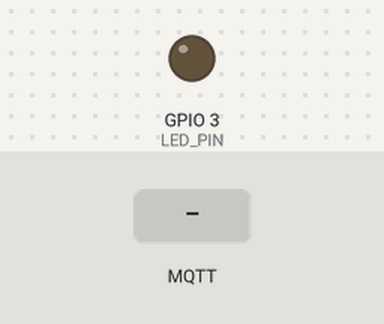
Simulated run of this sketch. Board: ESP8266 (NodeMCU). On the bench: output pins drawn as LEDs (lit = HIGH). The inputs (shaded band) are chosen by the test bench. WiFi joins after 1.5 s; servers stay silent unless stated; no MQTT or app messages arrive unless stated; what the sketch prints to the serial monitor is not drawn.

Above: at 2.7 s.
2.8 s: MQTT message "OPEN" arrives on the first subscribed topic
At 3.6 s:
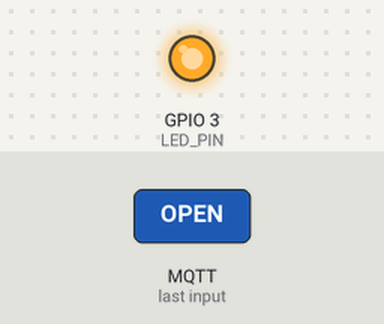
4.3 s: MQTT message "CLOSED" arrives on the first subscribed topic
At 7.8 s:
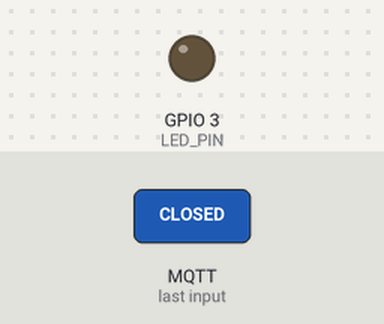
Timing chart, 0 to 9.3 s (numbered marks = the images above; inputs shaded):
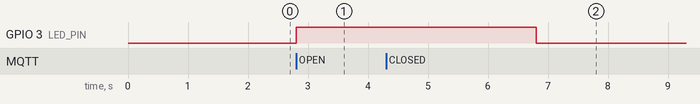

The sketch:

mqtt_receiver.ino
```cpp
#include <ESP8266WiFi.h>
#include <PubSubClient.h>

// Wi-Fi credentials
const char* ssid = "VARAD";
const char* password = "Adventure4@4242";

// MQTT Broker details
const char* mqtt_server = "192.168.1.12";
const int mqtt_port = 1883;
const char* mqtt_topic = "door/status";
const char* ack_topic = "door/ack";

WiFiClient espClient;
PubSubClient client(espClient);

#define LED_PIN 3  // Relay or indicator

void setup_wifi() {
  delay(10);
  Serial.print("Connecting to Wi-Fi");
  WiFi.begin(ssid, password);
  while (WiFi.status() != WL_CONNECTED) {
    delay(500);
    Serial.print(".");
  }
  Serial.println("\n✅ Wi-Fi connected");
  Serial.print("IP: ");
  Serial.println(WiFi.localIP());
}

void callback(char* topic, byte* payload, unsigned int length) {
  String message;
  for (unsigned int i = 0; i < length; i++) {
    message += (char)payload[i];
  }

  Serial.printf("📩 Message arrived [%s]: %s\n", topic, message.c_str());

  if (String(topic) == mqtt_topic) {
    if (message == "OPEN") {
      digitalWrite(LED_PIN, HIGH);
      delay(4000);
      client.publish(ack_topic, "ACK_OPEN");
    } else if (message == "CLOSED") {
      digitalWrite(LED_PIN, LOW);
      client.publish(ack_topic, "ACK_CLOSED");
    }
  }
}

void reconnect() {
  while (!client.connected()) {
    Serial.print("Attempting MQTT connection...");
    if (client.connect("ESP8266Receiver")) {
      Serial.println("✅ connected");
      client.subscribe(mqtt_topic);
    } else {
      Serial.print("❌ failed, rc=");
      Serial.print(client.state());
      Serial.println(" retrying...");
      delay(1000);
    }
  }
}

void setup() {
  Serial.begin(9600);
  pinMode(LED_PIN, OUTPUT);
  digitalWrite(LED_PIN, LOW);

  setup_wifi();
  client.setServer(mqtt_server, mqtt_port);
  client.setCallback(callback);
}

void loop() {
  if (!client.connected()) {
    reconnect();
  }
  client.loop();
}
```

Measured:
- after the input at 2.8 s, GPIO 3 (LED_PIN): LOW → HIGH at once
- after the input at 4.3 s, GPIO 3 (LED_PIN): HIGH → LOW after 2.5 s
